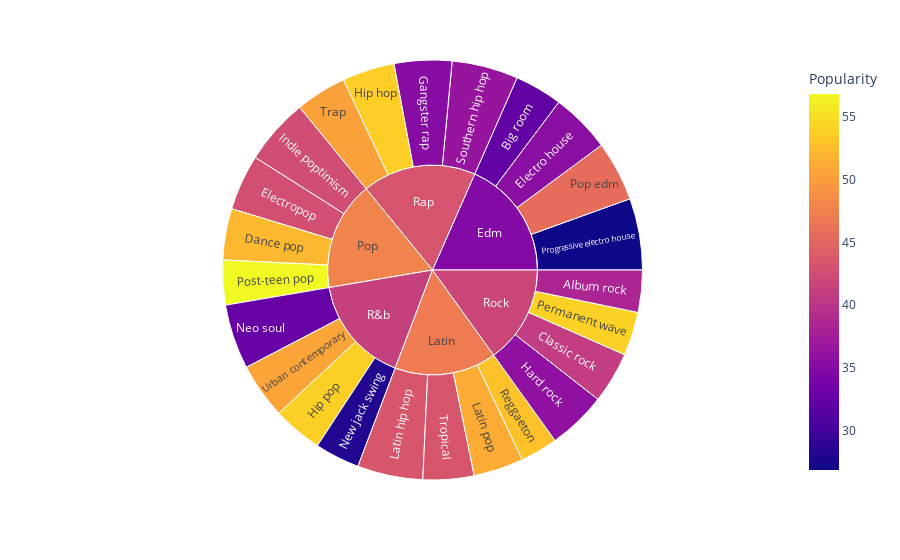

The cell this chart's notebook holds for it:
### Markdown cell above
We can see that the columns have different scales. Meaning we'll have to scale the data before training the model.

### Code cell
df[['playlist_genre', 'playlist_subgenre']] = df[['playlist_genre', 'playlist_subgenre']] \
                                                  .apply(lambda x: x.str.capitalize(), axis=1)
fig = px.sunburst(df,
                  path=['playlist_genre', 'playlist_subgenre'], 
                  color='track_popularity', 
                  labels={'track_popularity': 'Popularity'})
fig.show()

### Figure 1 — Plotly figure (JSON) as saved in the notebook; plotly's stock layout.template omitted (floating-point values rounded to 4 significant figures)
{"data": [{"branchvalues": "total", "customdata": [[38.32], [32.28], [40.81], [52.08], [35.51], [42.73], [35.14], [35.84], [53.77], [53.84], [42.48], [43.45], [51.1], [32.69], [28.03], [54.0], [45.69], [56.83], [26.87], [52.87], [36.45], [50.31], [43.33], [50.52], [34.83], [47.03], [47.74], [41.22], [43.22], [41.73]], "domain": {"x": [0, 1], "y": [0, 1]}, "hovertemplate": "labels=%{label}<br>count=%{value}<br>parent=%{parent}<br>id=%{id}<br>Popularity=%{color}<extra></extra>", "ids": ["Rock/Album rock", "Edm/Big room", "Rock/Classic rock", "Pop/Dance pop", "Edm/Electro house", "Pop/Electropop", "Rap/Gangster rap", "Rock/Hard rock", "Rap/Hip hop", "R&b/Hip pop", "Pop/Indie poptimism", "Latin/Latin hip hop", "Latin/Latin pop", "R&b/Neo soul", "R&b/New jack swing", "Rock/Permanent wave", "Edm/Pop edm", "Pop/Post-teen pop", "Edm/Progressive electro house", "Latin/Reggaeton", "Rap/Southern hip hop", "Rap/Trap", "Latin/Tropical", "R&b/Urban contemporary", "Edm", "Latin", "Pop", "R&b", "Rap", "Rock"], "labels": ["Album rock", "Big room", "Classic rock", "Dance pop", "Electro house", "Electropop", "Gangster rap", "Hard rock", "Hip hop", "Hip pop", "Indie poptimism", "Latin hip hop", "Latin pop", "Neo soul", "New jack swing", "Permanent wave", "Pop edm", "Post-teen pop", "Progressive electro house", "Reggaeton", "Southern hip hop", "Trap", "Tropical", "Urban contemporary", "Edm", "Latin", "Pop", "R&b", "Rap", "Rock"], "marker": {"coloraxis": "coloraxis", "colors": [38.32, 32.28, 40.81, 52.08, 35.51, 42.73, 35.14, 35.84, 53.77, 53.84, 42.48, 43.45, 51.1, 32.69, 28.03, 54.0, 45.69, 56.83, 26.87, 52.87, 36.45, 50.31, 43.33, 50.52, 34.83, 47.03, 47.74, 41.22, 43.22, 41.73]}, "name": "", "parents": ["Rock", "Edm", "Rock", "Pop", "Edm", "Pop", "Rap", "Rock", "Rap", "R&b", "Pop", "Latin", "Latin", "R&b", "R&b", "Rock", "Edm", "Pop", "Edm", "Latin", "Rap", "Rap", "Latin", "R&b", "", "", "", "", "", ""], "type": "sunburst", "values": [1065, 1206, 1296, 1298, 1511, 1408, 1458, 1485, 1322, 1256, 1672, 1656, 1262, 1637, 1133, 1105, 1517, 1129, 1809, 949, 1675, 1291, 1288, 1405, 6043, 5155, 5507, 5431, 5746, 4951]}], "layout": {"autosize": true, "coloraxis": {"colorbar": {"title": {"text": "Popularity"}}, "colorscale": [[0, "#0d0887"], [0.1111, "#46039f"], [0.2222, "#7201a8"], [0.3333, "#9c179e"], [0.4444, "#bd3786"], [0.5556, "#d8576b"], [0.6667, "#ed7953"], [0.7778, "#fb9f3a"], [0.8889, "#fdca26"], [1, "#f0f921"]]}, "legend": {"tracegroupgap": 0}, "margin": {"t": 60}}}
